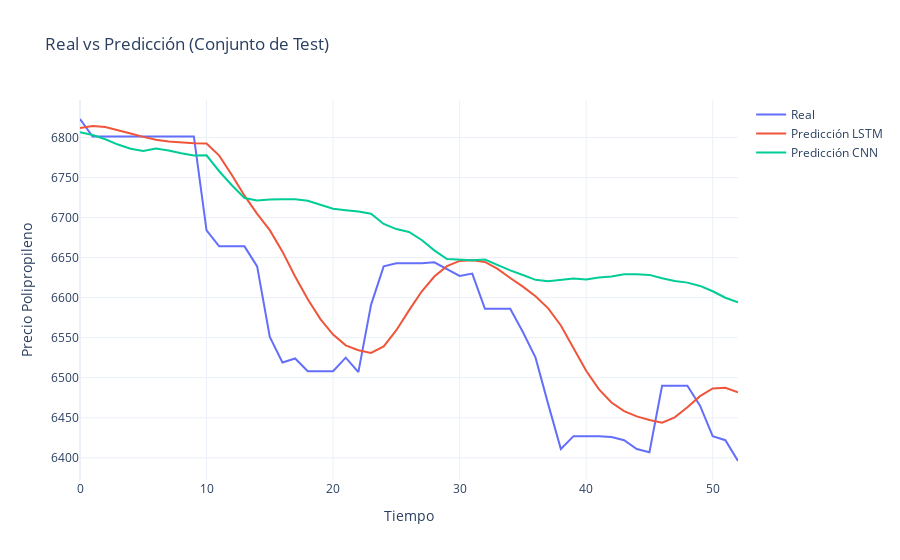

Notebook source saved alongside this figure:
### Code cell
time_axis = np.arange(len(y_true))

fig = go.Figure()

# Serie real
fig.add_trace(
    go.Scatter(
        x=time_axis,
        y=y_true,
        mode="lines",
        name="Real"
    )
)

# Predicción LSTM
fig.add_trace(
    go.Scatter(
        x=time_axis,
        y=lstm_pred_real,
        mode="lines",
        name="Predicción LSTM"
    )
)

# Predicción CNN
fig.add_trace(
    go.Scatter(
        x=time_axis,
        y=cnn_pred_real,
        mode="lines",
        name="Predicción CNN"
    )
)

fig.update_layout(
    title="Real vs Predicción (Conjunto de Test)",
    xaxis_title="Tiempo",
    yaxis_title="Precio Polipropileno",
    template="plotly_white"
)

fig.show()
